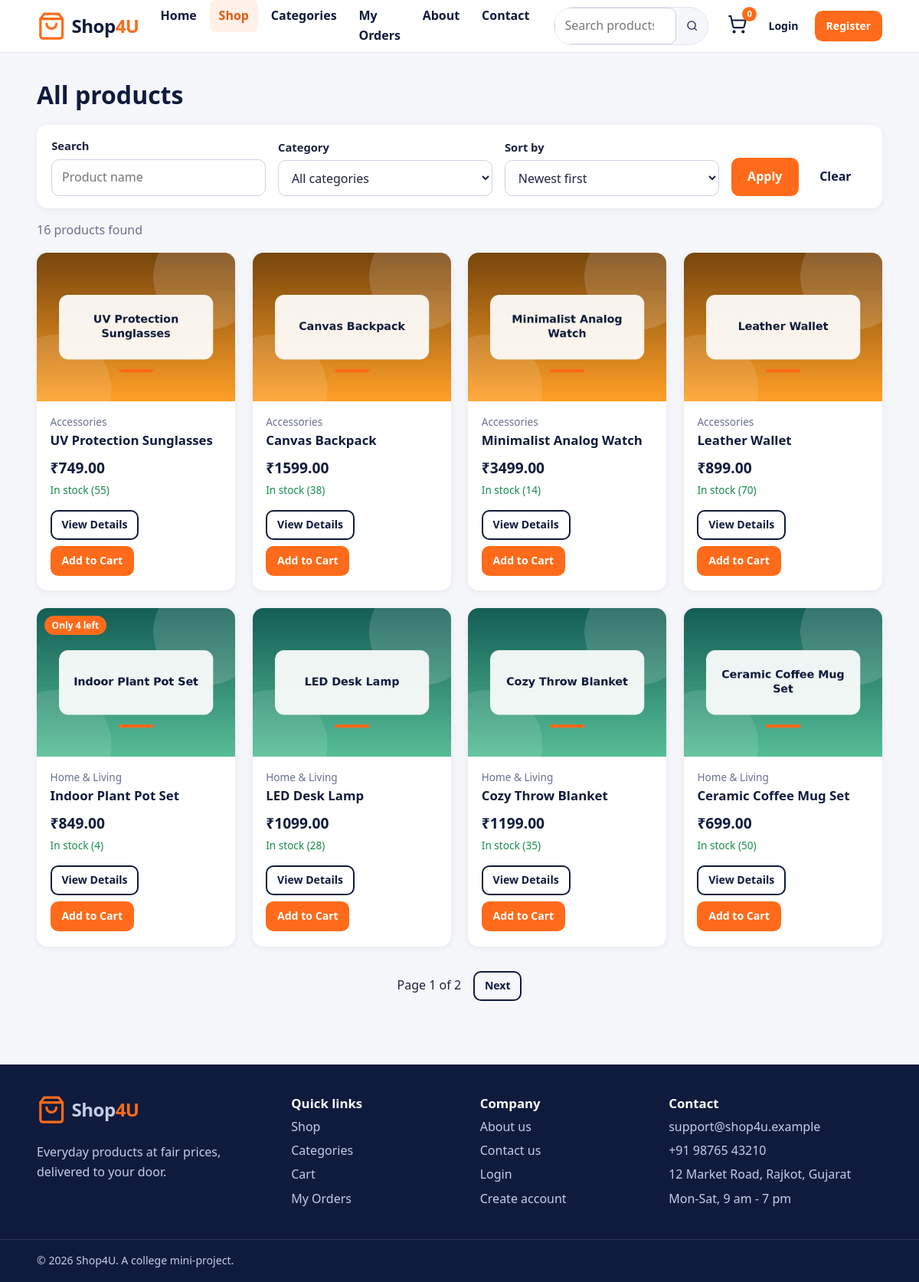
The app's page /shop/ with its own data.
### store/models.py (models this page shows, shortened)
class Product(models.Model):
    name = models.CharField(max_length=200)
    description = models.TextField()
    price = models.DecimalField(
        max_digits=10, decimal_places=2, validators=[MinValueValidator(Decimal("0.01"))]
    )
    image = models.ImageField(upload_to="products/", blank=True, null=True)
    stock_quantity = models.PositiveIntegerField(default=0)
    category = models.ForeignKey(
        Category, on_delete=models.PROTECT, related_name="products"
    )
    created_at = models.DateTimeField(auto_now_add=True)
    updated_at = models.DateTimeField(auto_now=True)
    is_active = models.BooleanField(
        default=True, help_text="Untick to hide this product from the shop."
    )
    class Meta:
        ordering = ["-created_at", "name"]
    @property
    def in_stock(self):
        return self.stock_quantity > 0
    @property
    def low_stock(self):
        return 0 < self.stock_quantity <= 5

class Category(models.Model):
    name = models.CharField(max_length=100, unique=True)
    description = models.TextField(blank=True)
    class Meta:
        verbose_name_plural = "categories"
        ordering = ["name"]

### store/views.py (the view)
# urls.py: path("shop/", views.product_list, name="product_list"),
def product_list(request):
    products = _active_products()
    q = request.GET.get("q", "").strip()
    category = request.GET.get("category", "").strip()
    sort = request.GET.get("sort", "")
    if q:
        products = products.filter(name__icontains=q)
    selected_category = None
    if category.isdigit():
        selected_category = Category.objects.filter(pk=int(category)).first()
        if selected_category:
            products = products.filter(category=selected_category)
    if sort == "price_asc":
        products = products.order_by("price", "name")
    elif sort == "price_desc":
        products = products.order_by("-price", "name")
    page = Paginator(products, PAGE_SIZE).get_page(request.GET.get("page"))
    params = request.GET.copy()
    params.pop("page", None)
    return render(
        request,
        "product_list.html",
        {
            "page": page,
            "q": q,
            "sort": sort,
            "categories": Category.objects.all(),
            "selected_category": selected_category,
            "querystring": params.urlencode(),
        },
    )

### store/context_processors.py (called while the page is built)
def cart_info(request):
    cart = request.session.get("cart", {})
    return {
        "cart_count": sum(cart.values()),
        "nav_categories": Category.objects.all(),
    }

### store/views.py (called while the page is built)
def _active_products():
    return Product.objects.filter(is_active=True).select_related("category")

### templates/product_list.html (shortened to what this page needs)
{% extends 'base.html' %}
{% block content %}
<section class="container section">
  <h1 class="page-title">{% if selected_category %}{{ selected_category.name }}{% else %}All products{% endif %}</h1>
  <form class="filters" method="get" action="{% url 'product_list' %}">
    <div class="form-group"><label for="q">Search</label><input id="q" type="search" name="q" value="{{ q }}" placeholder="Product name"></div>
    <div class="form-group"><label for="category">Category</label>
      <select id="category" name="category">
        <option value="">All categories</option>
      </select></div>
    <div class="form-group"><label for="sort">Sort by</label>
      <select id="sort" name="sort">
        <option value="">Newest first</option>
      </select></div>
    <div class="filter-buttons"><button class="btn btn-primary" type="submit">Apply</button><a class="btn btn-ghost" href="{% url 'product_list' %}">Clear</a></div>
  </form>
  <p class="muted">{{ page.paginator.count }} product{{ page.paginator.count|pluralize }} found</p>
  {% if page.object_list %}
    <div class="grid">{% for p in page.object_list %}{% include '_product_card.html' %}{% endfor %}</div>
    {% if page.has_other_pages %}
    <nav class="pagination" aria-label="Pagination">
      <span>Page {{ page.number }} of {{ page.paginator.num_pages }}</span>
      {% if page.has_next %}<a class="btn btn-outline btn-sm" href="?{% if querystring %}{{ querystring }}&amp;{% endif %}page={{ page.next_page_number }}">Next</a>{% endif %}
    </nav>{% endif %}
  {% else %}
    <div class="empty"><h2>No products found</h2><p>Try a different search word or clear the filters.</p><a class="btn btn-primary" href="{% url 'product_list' %}">Show all products</a></div>
  {% endif %}
</section>
{% endblock %}

### templates/_product_card.html (shortened to what this page needs)
<article class="card product-card">
  <a class="card-img" href="{% url 'product_detail' p.pk %}" tabindex="-1" aria-hidden="true">
    {% if p.image %}<img src="{{ p.image.url }}" alt="" loading="lazy">{% else %}<div class="img-fallback">No image</div>{% endif %}
    {% if not p.in_stock %}<span class="tag tag-out">Out of stock</span>{% elif p.low_stock %}<span class="tag tag-low">Only {{ p.stock_quantity }} left</span>{% endif %}
  </a>
  <div class="card-body">
    <span class="muted small">{{ p.category.name }}</span>
    <h3><a href="{% url 'product_detail' p.pk %}">{{ p.name }}</a></h3>
    <p class="price">&#8377;{{ p.price }}</p>
    <p class="small {% if p.in_stock %}ok{% else %}bad{% endif %}">{% if p.in_stock %}In stock ({{ p.stock_quantity }}){% else %}Out of stock{% endif %}</p>
    <div class="card-actions">
      <a class="btn btn-outline btn-sm" href="{% url 'product_detail' p.pk %}">View Details</a>
      <form method="post" action="{% url 'cart_add' p.pk %}">
        <button class="btn btn-primary btn-sm" type="submit" {% if not p.in_stock %}disabled{% endif %}>Add to Cart</button>
      </form>
    </div>
  </div>
</article>

### static/css/style.css (style rules this page uses)
:root { --navy: #0f1b3d; --navy-2: #1b2a57; --orange: #ff6b1a; --orange-dark: #e45a0e; --bg: #f6f7fb; --white: #fff; --text: #1c2340; --muted: #6a7190; --line: #e3e6f0; --ok: #178a4b; --bad: #c62b3a; --radius: 14px; --shadow: 0 2px 10px rgba(15, 27, 61, .07); --shadow-lg: 0 10px 28px rgba(15, 27, 61, .14); --font: "Segoe UI", system-ui, -apple-system, "Helvetica Neue", Arial, sans-serif; }
*, *::before, *::after { box-sizing: border-box; }
html { scroll-behavior: smooth; }
body { margin: 0; font-family: var(--font); color: var(--text); background: var(--bg); line-height: 1.6; display: flex; flex-direction: column; min-height: 100vh; }
img { max-width: 100%; display: block; }
a { color: var(--navy-2); }
h1, h2, h3 { line-height: 1.25; color: var(--navy); margin: 0 0 .5rem; }
h1 { font-size: 2rem; }
h3 { font-size: 1.05rem; }
.container { width: min(1180px, 92%); margin-inline: auto; }
.section { padding: 2.2rem 0; }
.muted { color: var(--muted); }
.small { font-size: .85rem; }
.ok { color: var(--ok); }
.page-title { margin-bottom: 1.2rem; }
.btn { display: inline-flex; align-items: center; justify-content: center; gap: .4rem; padding: .65rem 1.2rem; border-radius: 10px; border: 2px solid transparent; font: inherit; font-weight: 600; cursor: pointer; text-decoration: none; transition: background .2s, color .2s, transform .15s, box-shadow .2s, border-color .2s; background: #e9ecf6; color: var(--navy); }
.btn-primary { background: var(--orange); color: #fff; }
.btn-outline { background: transparent; border-color: var(--navy); color: var(--navy); }
.btn-ghost { background: transparent; color: var(--navy); }
.btn-sm { padding: .4rem .8rem; font-size: .88rem; }
.grid { display: grid; grid-template-columns: repeat(auto-fill, minmax(250px, 1fr)); gap: 1.4rem; }
.card { background: #fff; border-radius: var(--radius); box-shadow: var(--shadow); overflow: hidden; display: flex; flex-direction: column; transition: transform .2s, box-shadow .2s; }
.card-img { position: relative; aspect-ratio: 4/3; background: #eef0f8; display: block; }
.card-img img { width: 100%; height: 100%; object-fit: cover; }
.tag { position: absolute; top: 10px; left: 10px; font-size: .75rem; font-weight: 700; padding: .2rem .6rem; border-radius: 999px; color: #fff; }
.tag-low { background: var(--orange); }
.card-body { padding: 1rem 1.1rem 1.2rem; display: flex; flex-direction: column; gap: .15rem; flex: 1; }
.card-body h3 a { color: var(--navy); text-decoration: none; }
.card-body p { margin: 0; }
.price { font-weight: 800; font-size: 1.2rem; color: var(--navy); }
.card-actions { margin-top: auto; padding-top: .8rem; display: flex; gap: .5rem; flex-wrap: wrap; }
.card-actions form { display: inline; }
.filters { display: flex; flex-wrap: wrap; gap: 1rem; align-items: end; background: #fff; padding: 1rem 1.2rem; border-radius: var(--radius); box-shadow: var(--shadow); margin-bottom: 1rem; }
.filters .form-group { margin: 0; flex: 1 1 180px; }
.filter-buttons { display: flex; gap: .4rem; }
.pagination { display: flex; justify-content: center; align-items: center; gap: 1rem; margin-top: 2rem; }
.form-group { margin-bottom: 1rem; display: flex; flex-direction: column; gap: .3rem; }
label { font-weight: 600; font-size: .92rem; }
input[type=text], input[type=email], input[type=password], input[type=search], input[type=number], input[type=tel], select, textarea { width: 100%; padding: .65rem .8rem; border: 1px solid #cdd2e4; border-radius: 10px; font: inherit; background: #fff; color: var(--text); transition: border-color .2s, box-shadow .2s; }

### records on screen
Product: image (picture), category.name "Accessories", name "UV Protection Sunglasses", price "749.00", stock_quantity "55"
Product: image (picture), category.name "Accessories", name "Canvas Backpack", price "1599.00", stock_quantity "38"
Product: image (picture), category.name "Accessories", name "Minimalist Analog Watch", price "3499.00", stock_quantity "14"
Product: image (picture), category.name "Accessories", name "Leather Wallet", price "899.00", stock_quantity "70"
Product: image (picture), stock_quantity "4", category.name "Home & Living", name "Indoor Plant Pot Set", price "849.00"
Product: image (picture), category.name "Home & Living", name "LED Desk Lamp", price "1099.00", stock_quantity "28"
Product: image (placeholder picture), category.name "Home & Living", name "Cozy Throw Blanket", price "1199.00", stock_quantity "35"
Product: image (picture), category.name "Home & Living", name "Ceramic Coffee Mug Set", price "699.00", stock_quantity "50"

### other values on screen
{{ cart_count }} "0"
{{ page.paginator.count }} "16"
{{ page.number }} "1"
{{ page.paginator.num_pages }} "2"
